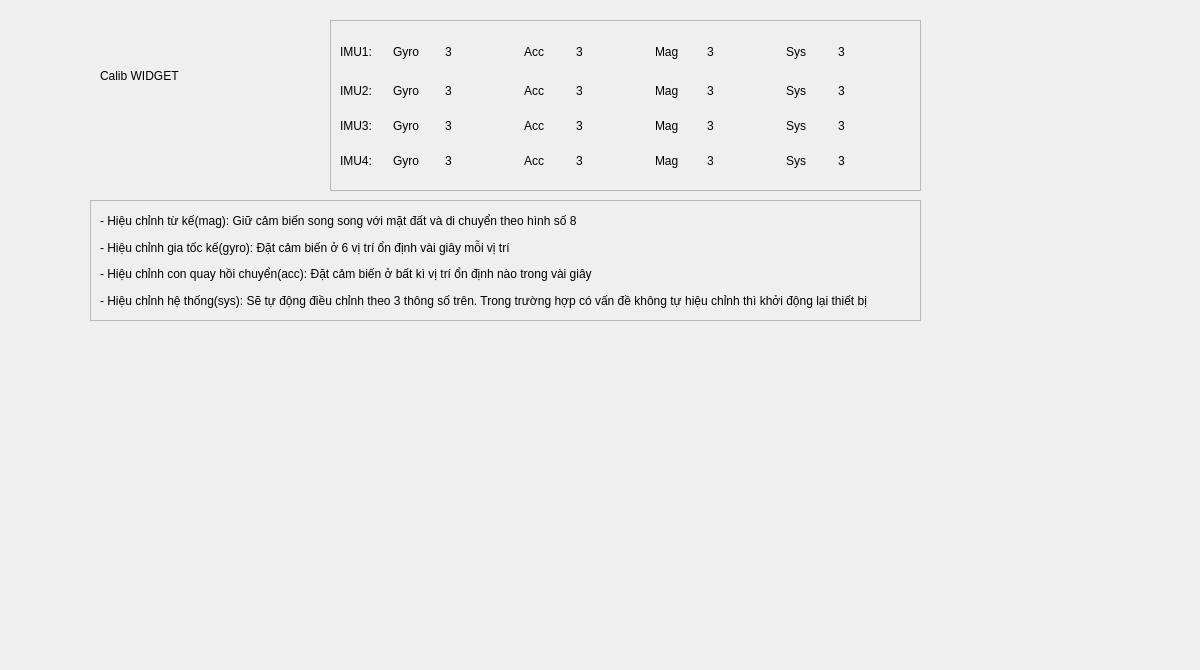
            <widget class="QWidget" name="page_Calib">
             <widget class="QLabel" name="label_2">
              <property name="geometry">
               <rect>
                <x>100</x>
                <y>50</y>
                <width>111</width>
                <height>51</height>
               </rect>
              </property>
              <property name="styleSheet">
               <string notr="true">font: 12pt &quot;Segoe UI Historic&quot;;</string>
              </property>
              <property name="text">
               <string>Calib WIDGET</string>
              </property>
             </widget>
             <widget class="QFrame" name="frame_7">
              <property name="geometry">
               <rect>
                <x>330</x>
                <y>20</y>
                <width>591</width>
                <height>171</height>
               </rect>
              </property>
              <property name="frameShape">
               <enum>QFrame::StyledPanel</enum>
              </property>
              <property name="frameShadow">
               <enum>QFrame::Raised</enum>
              </property>
              <layout class="QVBoxLayout" name="verticalLayout_10">
               <item>
                <layout class="QHBoxLayout" name="horizontalLayout_59">
                 <item>
                  <widget class="QLabel" name="label_87">
                   <property name="text">
                    <string>IMU1:</string>
                   </property>
                  </widget>
                 </item>
                 <item>
                  <widget class="QLabel" name="label_89">
                   <property name="text">
                    <string>Gyro</string>
                   </property>
                  </widget>
                 </item>
                 <item>
                  <widget class="QLabel" name="lb_CalibGyroIMU1">
                   <property name="minimumSize">
                    <size>
                     <width>10</width>
                     <height>30</height>
                    </size>
                   </property>
                   <property name="text">
                    <string>3</string>
                   </property>
                  </widget>
                 </item>
                 <item>
                  <widget class="QPushButton" name="pb_CalibGyroIMU1">
                   <property name="enabled">
                    <bool>true</bool>
                   </property>
                   <property name="maximumSize">
                    <size>
                     <width>20</width>
                     <height>16777215</height>
                    </size>
                   </property>
                   <property name="text">
                    <string/>
                   </property>
                   <property name="icon">
                    <iconset>
                     <normaloff>../1.tutorial/icon/accept.png</normaloff>../1.tutorial/icon/accept.png</iconset>
                   </property>
                   <property name="iconSize">
                    <size>
                     <width>12</width>
                     <height>12</height>
                    </size>
                   </property>
                   <property name="flat">
                    <bool>true</bool>
                   </property>
                  </widget>
                 </item>
                 <item>
                  <widget class="QLabel" name="label_93">
                   <property name="text">
                    <string>Acc</string>
                   </property>
                  </widget>
                 </item>
                 <item>
                  <widget class="QLabel" name="lb_CalibAccIMU1">
                   <property name="text">
                    <string>3</string>
                   </property>
                  </widget>
                 </item>
                 <item>
                  <widget class="QPushButton" name="pb_CalibAccIMU1">
                   <property name="enabled">
                    <bool>true</bool>
                   </property>
                   <property name="maximumSize">
                    <size>
                     <width>20</width>
                     <height>16777215</height>
                    </size>
                   </property>
                   <property name="text">
                    <string/>
                   </property>
                   <property name="icon">
                    <iconset>
                     <normaloff>../1.tutorial/icon/accept.png</normaloff>../1.tutorial/icon/accept.png</iconset>
                   </property>
                   <property name="iconSize">
                    <size>
                     <width>12</width>
                     <height>12</height>
                    </size>
                   </property>
                   <property name="flat">
                    <bool>true</bool>
                   </property>
                  </widget>
                 </item>
                 <item>
                  <widget class="QLabel" name="label_102">
                   <property name="text">
                    <string>Mag</string>
                   </property>
                  </widget>
                 </item>
                 <item>
                  <widget class="QLabel" name="lb_CalibMagIMU1">
                   <property name="text">
                    <string>3</string>
                   </property>
                  </widget>
                 </item>
                 <item>
                  <widget class="QPushButton" name="pb_CalibMagIMU1">
                   <property name="enabled">
                    <bool>true</bool>
                   </property>
                   <property name="maximumSize">
                    <size>
                     <width>20</width>
                     <height>16777215</height>
                    </size>
                   </property>
                   <property name="text">
                    <string/>
                   </property>
                   <property name="icon">
                    <iconset>
                     <normaloff>../1.tutorial/icon/accept.png</normaloff>../1.tutorial/icon/accept.png</iconset>
                   </property>
                   <property name="iconSize">
                    <size>
                     <width>12</width>
                     <height>12</height>
                    </size>
                   </property>
                   <property name="flat">
                    <bool>true</bool>
                   </property>
                  </widget>
                 </item>
                 <item>
                  <widget class="QLabel" name="label_97">
                   <property name="text">
                    <string>Sys</string>
                   </property>
                  </widget>
                 </item>
                 <item>
                  <widget class="QLabel" name="lb_CalibSysIMU1">
                   <property name="text">
                    <string>3</string>
                   </property>
                  </widget>
                 </item>
                 <item>
                  <widget class="QPushButton" name="pb_CalibSysIMU1">
                   <property name="enabled">
                    <bool>true</bool>
                   </property>
                   <property name="maximumSize">
                    <size>
                     <width>20</width>
                     <height>16777215</height>
                    </size>
                   </property>
                   <property name="text">
                    <string/>
                   </property>
                   <property name="icon">
                    <iconset>
                     <normaloff>../1.tutorial/icon/accept.png</normaloff>../1.tutorial/icon/accept.png</iconset>
                   </property>
                   <property name="iconSize">
                    <size>
                     <width>12</width>
                     <height>12</height>
                    </size>
                   </property>
                   <property name="flat">
                    <bool>true</bool>
                   </property>
                  </widget>
                 </item>
                </layout>
               </item>
               <item>
                <layout class="QHBoxLayout" name="horizontalLayout_60">
                 <item>
                  <widget class="QLabel" name="label_105">
                   <property name="text">
                    <string>IMU2:</string>
                   </property>
                  </widget>
                 </item>
                 <item>
                  <widget class="QLabel" name="label_106">
                   <property name="text">
                    <string>Gyro</string>
                   </property>
                  </widget>
                 </item>
                 <item>
                  <widget class="QLabel" name="lb_CalibGyroIMU2">
                   <property name="text">
                    <string>3</string>
                   </property>
                  </widget>
                 </item>
                 <item>
                  <widget class="QPushButton" name="pb_CalibGyroIMU2">
                   <property name="enabled">
                    <bool>true</bool>
                   </property>
                   <property name="maximumSize">
                    <size>
                     <width>20</width>
                     <height>16777215</height>
                    </size>
                   </property>
                   <property name="text">
                    <string/>
                   </property>
                   <property name="icon">
                    <iconset>
                     <normaloff>../1.tutorial/icon/accept.png</normaloff>../1.tutorial/icon/accept.png</iconset>
                   </property>
                   <property name="iconSize">
                    <size>
                     <width>12</width>
                     <height>12</height>
                    </size>
                   </property>
                   <property name="flat">
                    <bool>true</bool>
                   </property>
                  </widget>
                 </item>
                 <item>
                  <widget class="QLabel" name="label_108">
                   <property name="text">
                    <string>Acc</string>
                   </property>
                  </widget>
                 </item>
                 <item>
                  <widget class="QLabel" name="lb_CalibAccIMU2">
                   <property name="text">
                    <string>3</string>
                   </property>
                  </widget>
                 </item>
                 <item>
                  <widget class="QPushButton" name="pb_CalibAccIMU2">
                   <property name="enabled">
                    <bool>true</bool>
                   </property>
                   <property name="maximumSize">
                    <size>
                     <width>20</width>
                     <height>16777215</height>
                    </size>
                   </property>
                   <property name="text">
                    <string/>
                   </property>
                   <property name="icon">
                    <iconset>
                     <normaloff>../1.tutorial/icon/accept.png</normaloff>../1.tutorial/icon/accept.png</iconset>
                   </property>
                   <property name="iconSize">
                    <size>
                     <width>12</width>
                     <height>12</height>
                    </size>
                   </property>
                   <property name="flat">
                    <bool>true</bool>
                   </property>
                  </widget>
                 </item>
                 <item>
                  <widget class="QLabel" name="label_110">
                   <property name="text">
                    <string>Mag</string>
                   </property>
                  </widget>
                 </item>
                 <item>
                  <widget class="QLabel" name="lb_CalibMagIMU2">
                   <property name="text">
                    <string>3</string>
                   </property>
                  </widget>
                 </item>
                 <item>
                  <widget class="QPushButton" name="pb_CalibMagIMU2">
                   <property name="enabled">
                    <bool>true</bool>
                   </property>
                   <property name="maximumSize">
                    <size>
                     <width>20</width>
                     <height>16777215</height>
                    </size>
                   </property>
                   <property name="text">
                    <string/>
                   </property>
                   <property name="icon">
                    <iconset>
                     <normaloff>../1.tutorial/icon/accept.png</normaloff>../1.tutorial/icon/accept.png</iconset>
                   </property>
                   <property name="iconSize">
                    <size>
                     <width>12</width>
                     <height>12</height>
                    </size>
                   </property>
                   <property name="flat">
                    <bool>true</bool>
                   </property>
                  </widget>
                 </item>
                 <item>
                  <widget class="QLabel" name="label_112">
                   <property name="text">
                    <string>Sys</string>
                   </property>
                  </widget>
                 </item>
                 <item>
                  <widget class="QLabel" name="lb_CalibSysIMU2">
                   <property name="text">
                    <string>3</string>
                   </property>
                  </widget>
                 </item>
                 <item>
                  <widget class="QPushButton" name="pb_CalibSysIMU2">
                   <property name="enabled">
                    <bool>true</bool>
                   </property>
                   <property name="maximumSize">
                    <size>
                     <width>20</width>
                     <height>16777215</height>
                    </size>
                   </property>
                   <property name="text">
                    <string/>
                   </property>
                   <property name="icon">
                    <iconset>
                     <normaloff>../1.tutorial/icon/accept.png</normaloff>../1.tutorial/icon/accept.png</iconset>
                   </property>
                   <property name="iconSize">
                    <size>
                     <width>12</width>
                     <height>12</height>
                    </size>
                   </property>
                   <property name="flat">
                    <bool>true</bool>
                   </property>
                  </widget>
                 </item>
                </layout>
               </item>
               <item>
                <layout class="QHBoxLayout" name="horizontalLayout_61">
                 <item>
                  <widget class="QLabel" name="label_114">
                   <property name="text">
                    <string>IMU3:</string>
                   </property>
                  </widget>
                 </item>
                 <item>
                  <widget class="QLabel" name="label_115">
                   <property name="text">
                    <string>Gyro</string>
                   </property>
                  </widget>
                 </item>
                 <item>
                  <widget class="QLabel" name="lb_CalibGyroIMU3">
                   <property name="text">
                    <string>3</string>
                   </property>
                  </widget>
                 </item>
                 <item>
                  <widget class="QPushButton" name="pb_CalibGyroIMU3">
                   <property name="enabled">
                    <bool>true</bool>
                   </property>
                   <property name="maximumSize">
                    <size>
                     <width>20</width>
                     <height>16777215</height>
                    </size>
                   </property>
                   <property name="text">
                    <string/>
                   </property>
                   <property name="icon">
                    <iconset>
                     <normaloff>../1.tutorial/icon/accept.png</normaloff>../1.tutorial/icon/accept.png</iconset>
                   </property>
                   <property name="iconSize">
                    <size>
                     <width>12</width>
                     <height>12</height>
                    </size>
                   </property>
                   <property name="flat">
                    <bool>true</bool>
                   </property>
                  </widget>
                 </item>
                 <item>
                  <widget class="QLabel" name="label_117">
                   <property name="text">
                    <string>Acc</string>
                   </property>
                  </widget>
                 </item>
                 <item>
                  <widget class="QLabel" name="lb_CalibAccIMU3">
                   <property name="text">
                    <string>3</string>
                   </property>
                  </widget>
                 </item>
                 <item>
                  <widget class="QPushButton" name="pb_CalibAccIMU3">
                   <property name="enabled">
                    <bool>true</bool>
                   </property>
                   <property name="maximumSize">
                    <size>
                     <width>20</width>
                     <height>16777215</height>
                    </size>
                   </property>
                   <property name="text">
                    <string/>
                   </property>
                   <property name="icon">
                    <iconset>
                     <normaloff>../1.tutorial/icon/accept.png</normaloff>../1.tutorial/icon/accept.png</iconset>
                   </property>
                   <property name="iconSize">
                    <size>
                     <width>12</width>
                     <height>12</height>
                    </size>
                   </property>
                   <property name="flat">
                    <bool>true</bool>
                   </property>
                  </widget>
                 </item>
                 <item>
                  <widget class="QLabel" name="label_119">
                   <property name="text">
                    <string>Mag</string>
                   </property>
                  </widget>
                 </item>
                 <item>
                  <widget class="QLabel" name="lb_CalibMagIMU3">
                   <property name="text">
                    <string>3</string>
                   </property>
                  </widget>
                 </item>
                 <item>
                  <widget class="QPushButton" name="pb_CalibMagIMU3">
                   <property name="enabled">
                    <bool>true</bool>
                   </property>
                   <property name="maximumSize">
                    <size>
                     <width>20</width>
                     <height>16777215</height>
                    </size>
                   </property>
                   <property name="text">
                    <string/>
                   </property>
                   <property name="icon">
                    <iconset>
                     <normaloff>../1.tutorial/icon/accept.png</normaloff>../1.tutorial/icon/accept.png</iconset>
                   </property>
                   <property name="iconSize">
                    <size>
                     <width>12</width>
                     <height>12</height>
                    </size>
                   </property>
                   <property name="flat">
                    <bool>true</bool>
                   </property>
                  </widget>
                 </item>
                 <item>
                  <widget class="QLabel" name="label_121">
                   <property name="text">
                    <string>Sys</string>
                   </property>
                  </widget>
                 </item>
                 <item>
                  <widget class="QLabel" name="lb_CalibSysIMU3">
                   <property name="text">
                    <string>3</string>
                   </property>
                  </widget>
                 </item>
                 <item>
                  <widget class="QPushButton" name="pb_CalibSysIMU3">
                   <property name="enabled">
                    <bool>true</bool>
                   </property>
                   <property name="maximumSize">
                    <size>
                     <width>20</width>
                     <height>16777215</height>
                    </size>
                   </property>
                   <property name="text">
                    <string/>
                   </property>
                   <property name="icon">
                    <iconset>
                     <normaloff>../1.tutorial/icon/accept.png</normaloff>../1.tutorial/icon/accept.png</iconset>
                   </property>
                   <property name="iconSize">
                    <size>
                     <width>12</width>
                     <height>12</height>
                    </size>
                   </property>
                   <property name="flat">
                    <bool>true</bool>
                   </property>
                  </widget>
                 </item>
                </layout>
               </item>
               <item>
                <layout class="QHBoxLayout" name="horizontalLayout_62">
                 <item>
                  <widget class="QLabel" name="label_123">
                   <property name="text">
                    <string>IMU4:</string>
                   </property>
                  </widget>
                 </item>
                 <item>
                  <widget class="QLabel" name="label_124">
                   <property name="text">
                    <string>Gyro</string>
                   </property>
                  </widget>
                 </item>
                 <item>
                  <widget class="QLabel" name="lb_CalibGyroIMU4">
                   <property name="text">
                    <string>3</string>
                   </property>
                  </widget>
                 </item>
                 <item>
                  <widget class="QPushButton" name="pb_CalibGyroIMU4">
                   <property name="enabled">
                    <bool>true</bool>
                   </property>
                   <property name="maximumSize">
                    <size>
                     <width>20</width>
                     <height>16777215</height>
                    </size>
                   </property>
                   <property name="text">
                    <string/>
                   </property>
                   <property name="icon">
                    <iconset>
                     <normaloff>../1.tutorial/icon/accept.png</normaloff>../1.tutorial/icon/accept.png</iconset>
                   </property>
                   <property name="iconSize">
                    <size>
                     <width>12</width>
                     <height>12</height>
                    </size>
                   </property>
                   <property name="flat">
                    <bool>true</bool>
                   </property>
                  </widget>
                 </item>
                 <item>
                  <widget class="QLabel" name="label_126">
                   <property name="text">
                    <string>Acc</string>
                   </property>
                  </widget>
                 </item>
                 <item>
                  <widget class="QLabel" name="lb_CalibAccIMU4">
                   <property name="text">
                    <string>3</string>
                   </property>
                  </widget>
                 </item>
                 <item>
                  <widget class="QPushButton" name="pb_CalibAccIMU4">
                   <property name="enabled">
                    <bool>true</bool>
                   </property>
                   <property name="maximumSize">
                    <size>
                     <width>20</width>
                     <height>16777215</height>
                    </size>
                   </property>
                   <property name="text">
                    <string/>
                   </property>
                   <property name="icon">
                    <iconset>
                     <normaloff>../1.tutorial/icon/accept.png</normaloff>../1.tutorial/icon/accept.png</iconset>
                   </property>
                   <property name="iconSize">
                    <size>
                     <width>12</width>
                     <height>12</height>
                    </size>
                   </property>
                   <property name="flat">
                    <bool>true</bool>
                   </property>
                  </widget>
                 </item>
                 <item>
                  <widget class="QLabel" name="label_128">
                   <property name="text">
                    <string>Mag</string>
                   </property>
                  </widget>
                 </item>
                 <item>
                  <widget class="QLabel" name="lb_CalibMagIMU4">
                   <property name="text">
                    <string>3</string>
                   </property>
                  </widget>
                 </item>
                 <item>
                  <widget class="QPushButton" name="pb_CalibMagIMU4">
                   <property name="enabled">
                    <bool>true</bool>
                   </property>
                   <property name="maximumSize">
                    <size>
                     <width>20</width>
                     <height>16777215</height>
                    </size>
                   </property>
                   <property name="text">
                    <string/>
                   </property>
                   <property name="icon">
                    <iconset>
                     <normaloff>../1.tutorial/icon/accept.png</normaloff>../1.tutorial/icon/accept.png</iconset>
                   </property>
                   <property name="iconSize">
                    <size>
                     <width>12</width>
                     <height>12</height>
                    </size>
                   </property>
                   <property name="flat">
                    <bool>true</bool>
                   </property>
                  </widget>
                 </item>
                 <item>
                  <widget class="QLabel" name="label_130">
                   <property name="text">
                    <string>Sys</string>
                   </property>
                  </widget>
                 </item>
                 <item>
                  <widget class="QLabel" name="lb_CalibSysIMU4">
                   <property name="text">
                    <string>3</string>
                   </property>
                  </widget>
                 </item>
                 <item>
                  <widget class="QPushButton" name="pb_CalibSysIMU4">
                   <property name="enabled">
                    <bool>true</bool>
                   </property>
                   <property name="maximumSize">
                    <size>
                     <width>20</width>
                     <height>16777215</height>
                    </size>
                   </property>
                   <property name="text">
                    <string/>
                   </property>
                   <property name="icon">
                    <iconset>
                     <normaloff>../1.tutorial/icon/accept.png</normaloff>../1.tutorial/icon/accept.png</iconset>
                   </property>
                   <property name="iconSize">
                    <size>
                     <width>12</width>
                     <height>12</height>
                    </size>
                   </property>
                   <property name="flat">
                    <bool>true</bool>
                   </property>
                  </widget>
                 </item>
                </layout>
               </item>
              </layout>
             </widget>
             <widget class="QFrame" name="frame_8">
              <property name="geometry">
               <rect>
                <x>90</x>
                <y>200</y>
                <width>831</width>
                <height>121</height>
               </rect>
              </property>
              <property name="frameShape">
               <enum>QFrame::StyledPanel</enum>
              </property>
              <property name="frameShadow">
               <enum>QFrame::Raised</enum>
              </property>
              <layout class="QVBoxLayout" name="verticalLayout_11">
               <item>
                <widget class="QLabel" name="label_132">
                 <property name="text">
                  <string>- Hiệu chỉnh từ kế(mag): Giữ cảm biến song song với mặt đất và di chuyển theo hình số 8</string>
                 </property>
                </widget>
               </item>
               <item>
                <widget class="QLabel" name="label_133">
                 <property name="text">
                  <string>- Hiệu chỉnh gia tốc kế(gyro): Đặt cảm biến ở 6 vị trí ổn định vài giây mỗi vị trí</string>
                 </property>
                </widget>
               </item>
               <item>
                <widget class="QLabel" name="label_134">
                 <property name="text">
                  <string>- Hiệu chỉnh con quay hồi chuyển(acc): Đặt cảm biến ở bất kì vị trí ổn định nào trong vài giây</string>
                 </property>
                </widget>
               </item>
               <item>
                <widget class="QLabel" name="label_135">
                 <property name="text">
                  <string>- Hiệu chỉnh hệ thống(sys): Sẽ tự động điều chỉnh theo 3 thông số trên. Trong trường hợp có vấn đề không tự hiệu chỉnh thì khởi động lại thiết bị</string>
                 </property>
                </widget>
               </item>
              </layout>
             </widget>
             <widget class="QLabel" name="label_136">
              <property name="geometry">
               <rect>
                <x>50</x>
                <y>360</y>
                <width>551</width>
                <height>301</height>
               </rect>
              </property>
              <property name="text">
               <string/>
              </property>
              <property name="pixmap">
               <pixmap>../1.tutorial/icon/calib acc.svg</pixmap>
              </property>
             </widget>
             <widget class="QLabel" name="label_137">
              <property name="geometry">
               <rect>
                <x>710</x>
                <y>380</y>
                <width>481</width>
                <height>231</height>
               </rect>
              </property>
              <property name="text">
               <string/>
              </property>
              <property name="pixmap">
               <pixmap>../1.tutorial/icon/calib mag.png</pixmap>
              </property>
              <property name="scaledContents">
               <bool>true</bool>
              </property>
             </widget>
            </widget>
